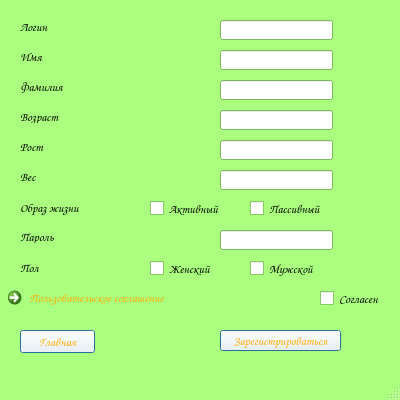
<?xml version="1.0" encoding="UTF-8"?>
<ui version="4.0">
 <class>CheckinWindow</class>
 <widget class="QMainWindow" name="CheckinWindow">
  <property name="geometry">
   <rect>
    <x>0</x>
    <y>0</y>
    <width>400</width>
    <height>400</height>
   </rect>
  </property>
  <property name="palette">
   <palette>
    <active>
     <colorrole role="WindowText">
      <brush brushstyle="SolidPattern">
       <color alpha="255">
        <red>0</red>
        <green>0</green>
        <blue>0</blue>
       </color>
      </brush>
     </colorrole>
     <colorrole role="Button">
      <brush brushstyle="SolidPattern">
       <color alpha="255">
        <red>255</red>
        <green>255</green>
        <blue>255</blue>
       </color>
      </brush>
     </colorrole>
     <colorrole role="Dark">
      <brush brushstyle="SolidPattern">
       <color alpha="255">
        <red>170</red>
        <green>255</green>
        <blue>127</blue>
       </color>
      </brush>
     </colorrole>
     <colorrole role="Text">
      <brush brushstyle="SolidPattern">
       <color alpha="255">
        <red>0</red>
        <green>0</green>
        <blue>0</blue>
       </color>
      </brush>
     </colorrole>
     <colorrole role="ButtonText">
      <brush brushstyle="SolidPattern">
       <color alpha="255">
        <red>255</red>
        <green>170</green>
        <blue>0</blue>
       </color>
      </brush>
     </colorrole>
     <colorrole role="Base">
      <brush brushstyle="SolidPattern">
       <color alpha="255">
        <red>255</red>
        <green>255</green>
        <blue>255</blue>
       </color>
      </brush>
     </colorrole>
     <colorrole role="Window">
      <brush brushstyle="SolidPattern">
       <color alpha="255">
        <red>170</red>
        <green>255</green>
        <blue>127</blue>
       </color>
      </brush>
     </colorrole>
    </active>
    <inactive>
     <colorrole role="WindowText">
      <brush brushstyle="SolidPattern">
       <color alpha="255">
        <red>0</red>
        <green>0</green>
        <blue>0</blue>
       </color>
      </brush>
     </colorrole>
     <colorrole role="Button">
      <brush brushstyle="SolidPattern">
       <color alpha="255">
        <red>255</red>
        <green>255</green>
        <blue>255</blue>
       </color>
      </brush>
     </colorrole>
     <colorrole role="Dark">
      <brush brushstyle="SolidPattern">
       <color alpha="255">
        <red>170</red>
        <green>255</green>
        <blue>127</blue>
       </color>
      </brush>
     </colorrole>
     <colorrole role="Text">
      <brush brushstyle="SolidPattern">
       <color alpha="255">
        <red>0</red>
        <green>0</green>
        <blue>0</blue>
       </color>
      </brush>
     </colorrole>
     <colorrole role="ButtonText">
      <brush brushstyle="SolidPattern">
       <color alpha="255">
        <red>255</red>
        <green>170</green>
        <blue>0</blue>
       </color>
      </brush>
     </colorrole>
     <colorrole role="Base">
      <brush brushstyle="SolidPattern">
       <color alpha="255">
        <red>255</red>
        <green>255</green>
        <blue>255</blue>
       </color>
      </brush>
     </colorrole>
     <colorrole role="Window">
      <brush brushstyle="SolidPattern">
       <color alpha="255">
        <red>170</red>
        <green>255</green>
        <blue>127</blue>
       </color>
      </brush>
     </colorrole>
    </inactive>
    <disabled>
     <colorrole role="WindowText">
      <brush brushstyle="SolidPattern">
       <color alpha="255">
        <red>170</red>
        <green>255</green>
        <blue>127</blue>
       </color>
      </brush>
     </colorrole>
     <colorrole role="Button">
      <brush brushstyle="SolidPattern">
       <color alpha="255">
        <red>255</red>
        <green>255</green>
        <blue>255</blue>
       </color>
      </brush>
     </colorrole>
     <colorrole role="Dark">
      <brush brushstyle="SolidPattern">
       <color alpha="255">
        <red>170</red>
        <green>255</green>
        <blue>127</blue>
       </color>
      </brush>
     </colorrole>
     <colorrole role="Text">
      <brush brushstyle="SolidPattern">
       <color alpha="255">
        <red>170</red>
        <green>255</green>
        <blue>127</blue>
       </color>
      </brush>
     </colorrole>
     <colorrole role="ButtonText">
      <brush brushstyle="SolidPattern">
       <color alpha="255">
        <red>170</red>
        <green>255</green>
        <blue>127</blue>
       </color>
      </brush>
     </colorrole>
     <colorrole role="Base">
      <brush brushstyle="SolidPattern">
       <color alpha="255">
        <red>170</red>
        <green>255</green>
        <blue>127</blue>
       </color>
      </brush>
     </colorrole>
     <colorrole role="Window">
      <brush brushstyle="SolidPattern">
       <color alpha="255">
        <red>170</red>
        <green>255</green>
        <blue>127</blue>
       </color>
      </brush>
     </colorrole>
    </disabled>
   </palette>
  </property>
  <property name="font">
   <font>
    <family>Comic Sans MS</family>
   </font>
  </property>
  <property name="cursor">
   <cursorShape>UpArrowCursor</cursorShape>
  </property>
  <property name="windowTitle">
   <string>СЧЕТЧИК КАЛОРИЙ</string>
  </property>
  <property name="windowIcon">
   <iconset>
    <normaloff>images/carrotico.ico</normaloff>images/carrotico.ico</iconset>
  </property>
  <widget class="QWidget" name="centralwidget">
   <widget class="QPushButton" name="returnmain">
    <property name="geometry">
     <rect>
      <x>20</x>
      <y>330</y>
      <width>75</width>
      <height>23</height>
     </rect>
    </property>
    <property name="text">
     <string>Главная</string>
    </property>
    <property name="default">
     <bool>true</bool>
    </property>
   </widget>
   <widget class="QLineEdit" name="loginlineEdit">
    <property name="geometry">
     <rect>
      <x>220</x>
      <y>20</y>
      <width>113</width>
      <height>20</height>
     </rect>
    </property>
   </widget>
   <widget class="QLabel" name="loginlabel">
    <property name="geometry">
     <rect>
      <x>20</x>
      <y>20</y>
      <width>47</width>
      <height>13</height>
     </rect>
    </property>
    <property name="text">
     <string>Логин</string>
    </property>
   </widget>
   <widget class="QLabel" name="namelabel">
    <property name="geometry">
     <rect>
      <x>20</x>
      <y>50</y>
      <width>47</width>
      <height>13</height>
     </rect>
    </property>
    <property name="text">
     <string>Имя</string>
    </property>
   </widget>
   <widget class="QLineEdit" name="namelineEdit">
    <property name="geometry">
     <rect>
      <x>220</x>
      <y>50</y>
      <width>113</width>
      <height>20</height>
     </rect>
    </property>
   </widget>
   <widget class="QLabel" name="surnamelabel">
    <property name="geometry">
     <rect>
      <x>20</x>
      <y>80</y>
      <width>47</width>
      <height>13</height>
     </rect>
    </property>
    <property name="text">
     <string>Фамилия</string>
    </property>
   </widget>
   <widget class="QLineEdit" name="surnamelineEdit">
    <property name="geometry">
     <rect>
      <x>220</x>
      <y>80</y>
      <width>113</width>
      <height>20</height>
     </rect>
    </property>
   </widget>
   <widget class="QLabel" name="agelabel">
    <property name="geometry">
     <rect>
      <x>20</x>
      <y>110</y>
      <width>47</width>
      <height>13</height>
     </rect>
    </property>
    <property name="text">
     <string>Возраст</string>
    </property>
   </widget>
   <widget class="QLabel" name="heightlabel">
    <property name="geometry">
     <rect>
      <x>20</x>
      <y>140</y>
      <width>47</width>
      <height>13</height>
     </rect>
    </property>
    <property name="text">
     <string>Рост</string>
    </property>
   </widget>
   <widget class="QLabel" name="weightlabel">
    <property name="geometry">
     <rect>
      <x>20</x>
      <y>170</y>
      <width>47</width>
      <height>13</height>
     </rect>
    </property>
    <property name="text">
     <string>Вес</string>
    </property>
   </widget>
   <widget class="QLabel" name="lifestylelabel">
    <property name="geometry">
     <rect>
      <x>20</x>
      <y>200</y>
      <width>201</width>
      <height>16</height>
     </rect>
    </property>
    <property name="text">
     <string>Образ жизни</string>
    </property>
   </widget>
   <widget class="QLabel" name="passwordlabel">
    <property name="geometry">
     <rect>
      <x>20</x>
      <y>230</y>
      <width>47</width>
      <height>13</height>
     </rect>
    </property>
    <property name="text">
     <string>Пароль</string>
    </property>
   </widget>
   <widget class="QLineEdit" name="agelineEdit">
    <property name="geometry">
     <rect>
      <x>220</x>
      <y>110</y>
      <width>113</width>
      <height>20</height>
     </rect>
    </property>
   </widget>
   <widget class="QLineEdit" name="heightlineEdit">
    <property name="geometry">
     <rect>
      <x>220</x>
      <y>140</y>
      <width>113</width>
      <height>20</height>
     </rect>
    </property>
   </widget>
   <widget class="QLineEdit" name="weightlineEdit">
    <property name="geometry">
     <rect>
      <x>220</x>
      <y>170</y>
      <width>113</width>
      <height>20</height>
     </rect>
    </property>
   </widget>
   <widget class="QLineEdit" name="passwordlineEdit">
    <property name="geometry">
     <rect>
      <x>220</x>
      <y>230</y>
      <width>113</width>
      <height>20</height>
     </rect>
    </property>
   </widget>
   <widget class="QPushButton" name="tocheckin">
    <property name="geometry">
     <rect>
      <x>220</x>
      <y>330</y>
      <width>121</width>
      <height>21</height>
     </rect>
    </property>
    <property name="text">
     <string>Зарегистрироваться</string>
    </property>
    <property name="default">
     <bool>true</bool>
    </property>
   </widget>
   <widget class="QCommandLinkButton" name="agreementlink">
    <property name="geometry">
     <rect>
      <x>0</x>
      <y>280</y>
      <width>281</width>
      <height>41</height>
     </rect>
    </property>
    <property name="text">
     <string>Пользовательское соглашение</string>
    </property>
   </widget>
   <widget class="QCheckBox" name="agreecheckBox">
    <property name="geometry">
     <rect>
      <x>320</x>
      <y>290</y>
      <width>70</width>
      <height>17</height>
     </rect>
    </property>
    <property name="text">
     <string>Согласен</string>
    </property>
   </widget>
   <widget class="QLabel" name="sexlabel">
    <property name="geometry">
     <rect>
      <x>20</x>
      <y>260</y>
      <width>131</width>
      <height>16</height>
     </rect>
    </property>
    <property name="text">
     <string>Пол</string>
    </property>
   </widget>
   <widget class="QCheckBox" name="activecheckBox">
    <property name="geometry">
     <rect>
      <x>150</x>
      <y>200</y>
      <width>81</width>
      <height>17</height>
     </rect>
    </property>
    <property name="text">
     <string>Активный</string>
    </property>
   </widget>
   <widget class="QCheckBox" name="passivecheckBox">
    <property name="geometry">
     <rect>
      <x>250</x>
      <y>200</y>
      <width>81</width>
      <height>17</height>
     </rect>
    </property>
    <property name="text">
     <string>Пассивный</string>
    </property>
   </widget>
   <widget class="QCheckBox" name="womancheckBox">
    <property name="geometry">
     <rect>
      <x>150</x>
      <y>260</y>
      <width>70</width>
      <height>17</height>
     </rect>
    </property>
    <property name="text">
     <string>Женский</string>
    </property>
   </widget>
   <widget class="QCheckBox" name="mancheckBox">
    <property name="geometry">
     <rect>
      <x>250</x>
      <y>260</y>
      <width>70</width>
      <height>17</height>
     </rect>
    </property>
    <property name="text">
     <string>Мужской</string>
    </property>
   </widget>
  </widget>
  <widget class="QMenuBar" name="menubar">
   <property name="geometry">
    <rect>
     <x>0</x>
     <y>0</y>
     <width>400</width>
     <height>21</height>
    </rect>
   </property>
  </widget>
  <widget class="QStatusBar" name="statusbar"/>
 </widget>
 <resources/>
 <connections/>
</ui>
